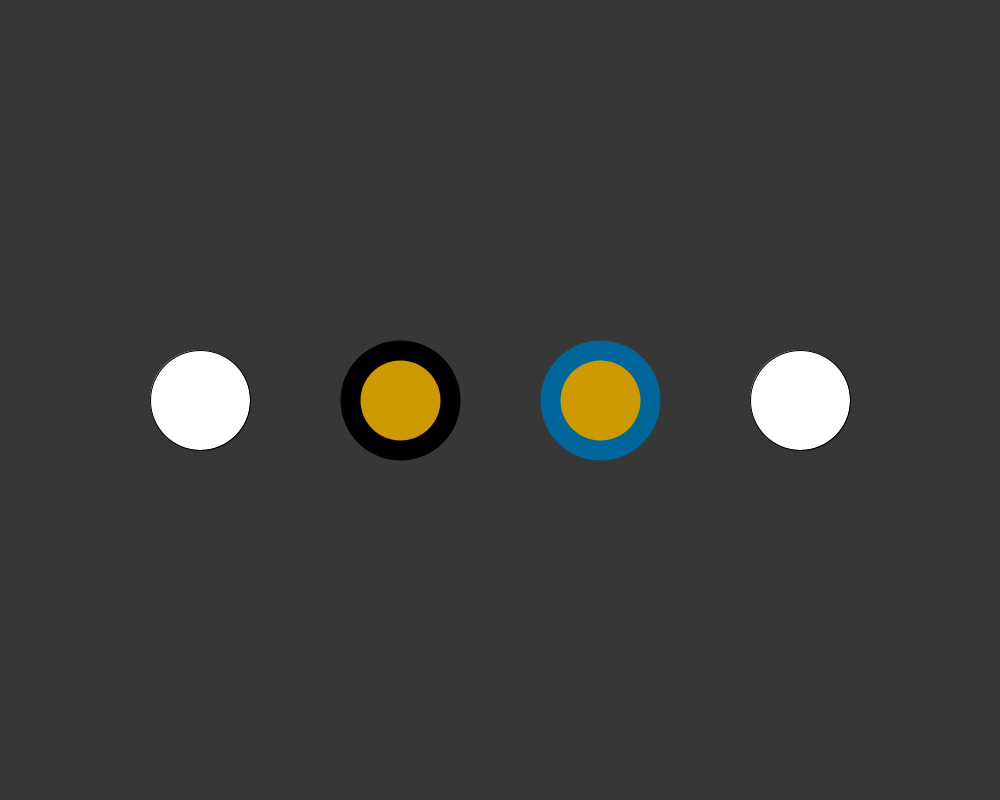
Frame 1 (no input)
Frame 60 (the mouse pressed at the canvas centre just before this capture): identical to frame 1, image omitted
Frame 120 (the mouse held since frame 60 and released just before this capture): identical to frame 1, image omitted

The Processing sketch that drew this single still picture (run headless with seeded random() and noise(); from frame 60 on, the mouse is pressed at the canvas centre):

// Processing sketch: popStyle_pushStyle
// ── popStyle_pushStyle.pde
void setup() {

  size(1000, 800);
}
void draw() {
  background(55);

  /*
  //noStroke();
   ellipseMode(CENTER);
   ellipse(100, 400, 200, 200); 
   
   pushStyle(); // 开始定义样式
   
   // 自定义样式内容
   stroke(119, 29, 29);
   strokeWeight(48);
   fill(204, 153, 0);
   ellipse(400, 400, 200, 200);
   
   popStyle(); // 结束定义样式
   
   ellipse(700, 400, 200, 200);  // 不会受到影响
   */

  ellipseMode(CENTER);
  
  ellipse(200, 400, 100, 100);// 从左往右，第一个圆

  pushStyle();  // 新样式1
  strokeWeight(20); // 对第二个圆、第三个圆生效
  fill(204, 153, 0);
  ellipse(400, 400, 100, 100);  // 第二个圆

  pushStyle();  // 新样式2
  stroke(0, 102, 153);
  ellipse(600, 400, 100, 100);  // 第三个圆
  popStyle();  //新样式2结束

  popStyle();  // 新样式1结束

  ellipse(800, 400, 100, 100);   // 第四个圆
}
